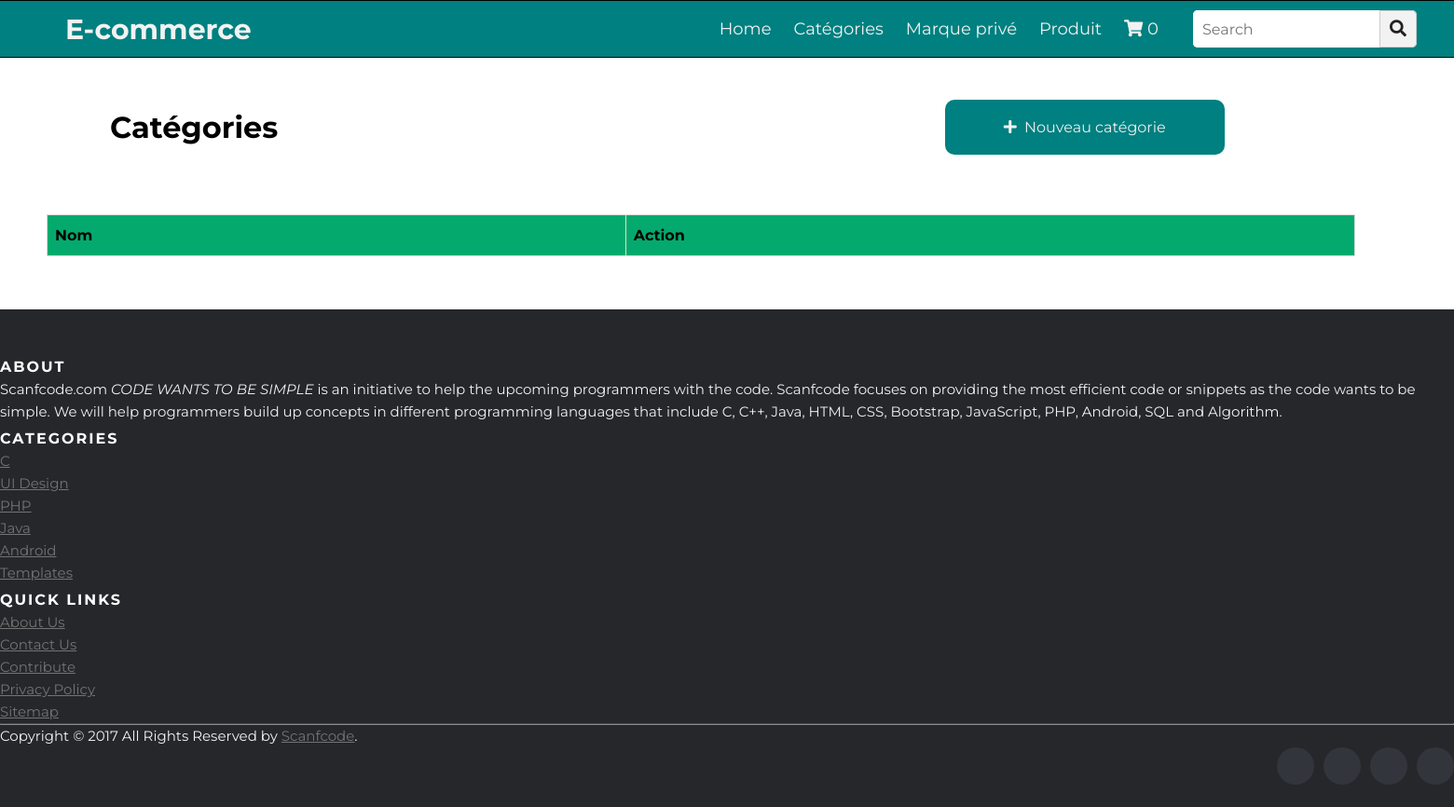
The page /ecommerce/categorie on the database as committed earlier.
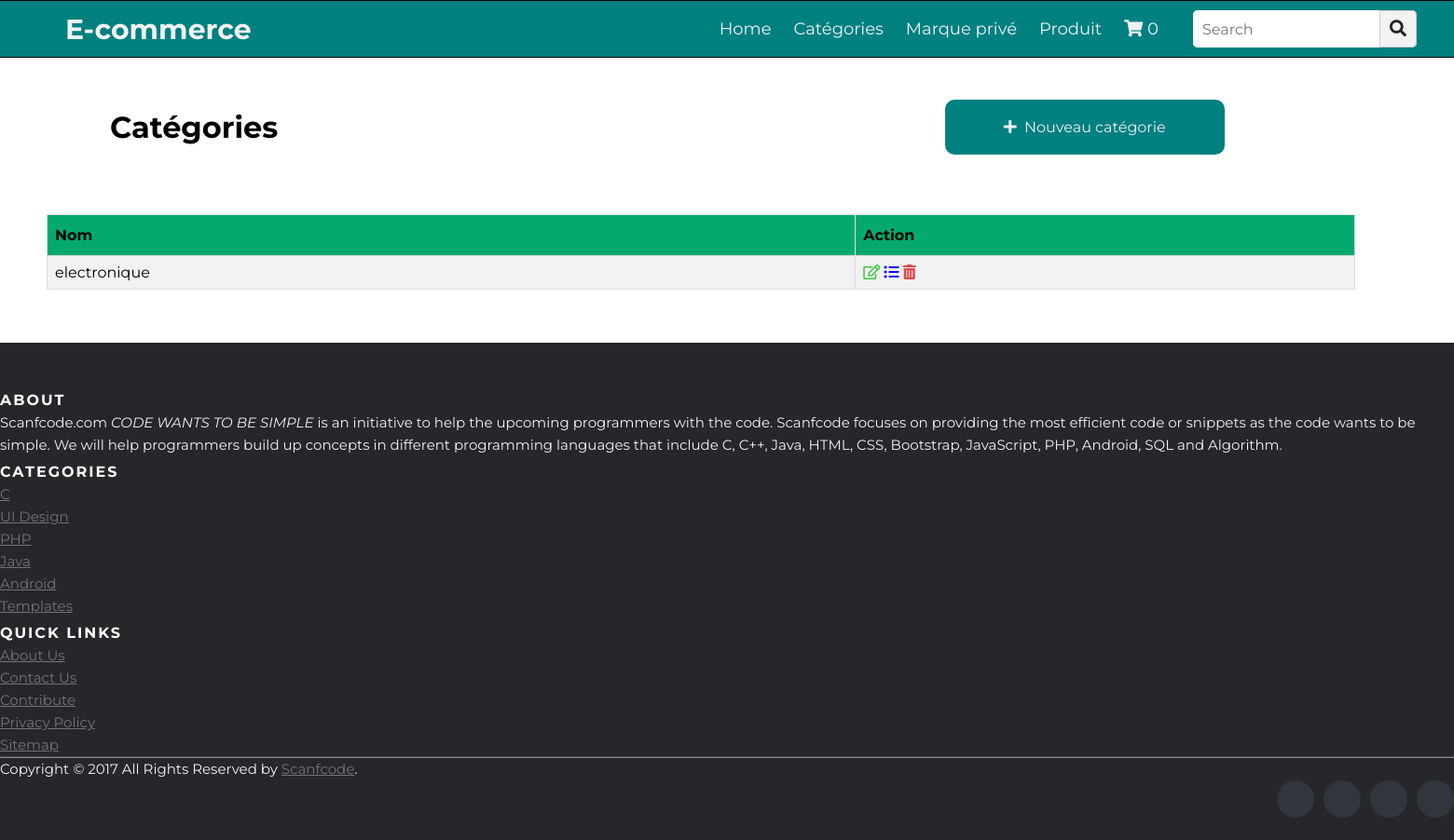
The same page on the database as committed later.
### ecommerce/models.py (models this page shows, shortened)
class Categorie(models.Model):
    nom=models.CharField(max_length=100)
    image = models.ImageField(upload_to="", default="static/ecommerce/images/index.png", null=True)

### ecommerce/views.py (the view)
# urls.py: path('categorie',categorie,name='categorie'),
def categorie(request):
    categories=Categorie.objects.all()
    context={
        'categories': categories
    }
    return render(request,'ecommerce/categorie.html',context)

### ecommerce/templates/ecommerce/categorie.html (shortened to what this page needs)
{% extends 'ecommerce/basecommerce.html' %}
{% block content %}
    <br><br>
    <table style="width: 150%; margin-left: 100px;"><tr><td>
      <h1 style="color: black; margin-left: 16px;">Catégories</h1>
    </td><td>
      <a href="{% url 'ecommerce:addcategorie' %}" style="display: inline-block;
  background-color: teal;
  border-radius: 10px;
  color: #eeeeee;
  text-align: center;
  padding: 20px;
  text-decoration: none;
  width: 300px;
  margin: 5px;"><i class="fas fa-plus"></i>&nbsp; Nouveau catégorie</a>
    </td></tr></table>
   <br><br><br>
    <table id="customers" >
      <tr>
        <th style="color: black;">Nom</th>
        <th style="color: black;">Action</th>
      </tr>
      {% for categorie in categories  %}
      <tr>
        <td style="color: black;">{{ categorie.nom }}</td>
        <td>
          <a href=""><i style="color: rgb(62, 197, 62);" class="far fa-edit"></i></a>
          <a  href=""><i style="color: #0000ff;" class="fas fa-list-ul"></i></a>
          <a  href=""><i style="color: rgb(221, 75, 75);" class="fas fa-trash-alt"></i></a>
      </td>
      </tr>
      {% endfor %}
    </table>
    <br><br><br>
{% endblock %}

Rows that differ between the two databases and show on the page:
added Categorie: nom "electronique"
